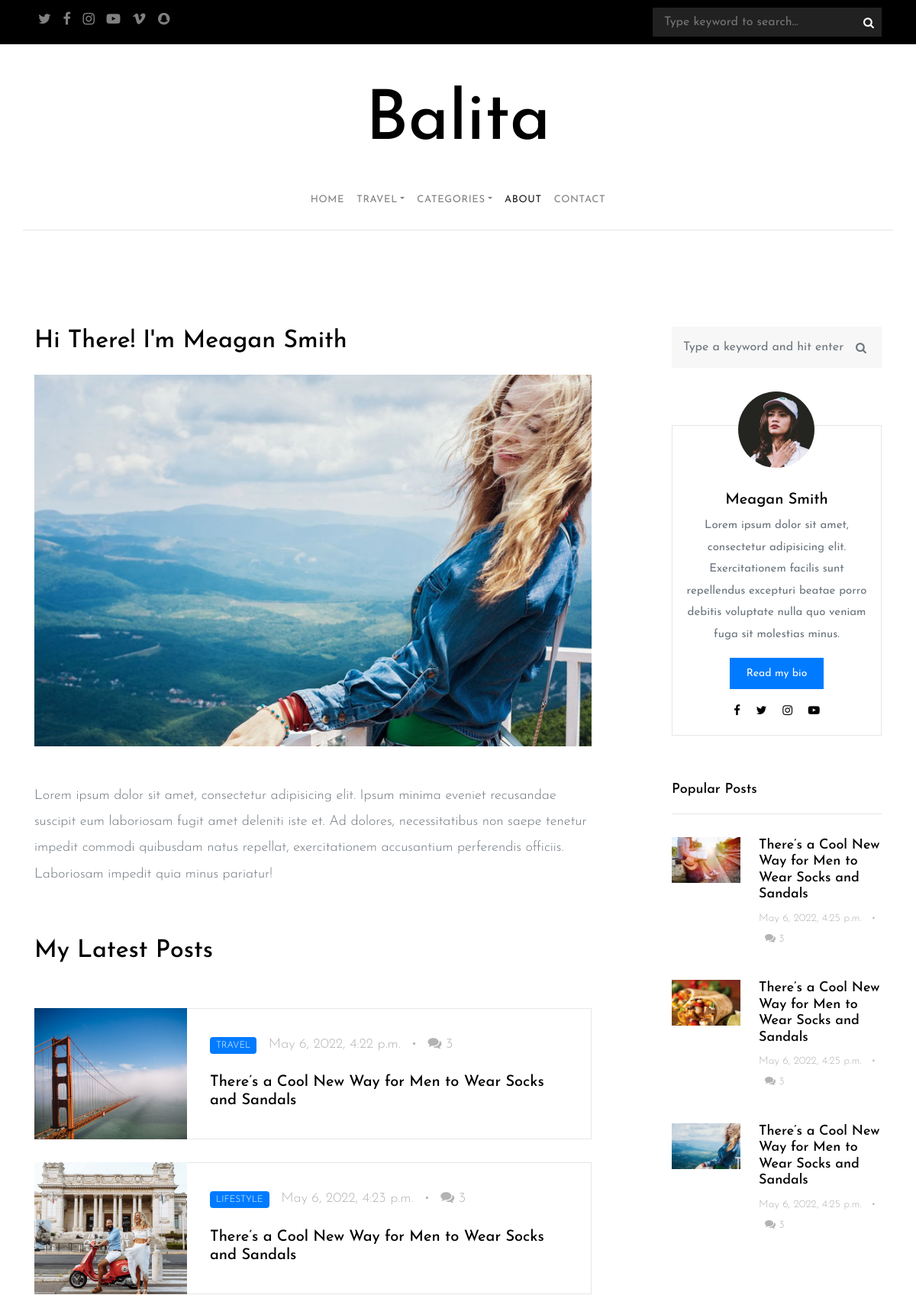
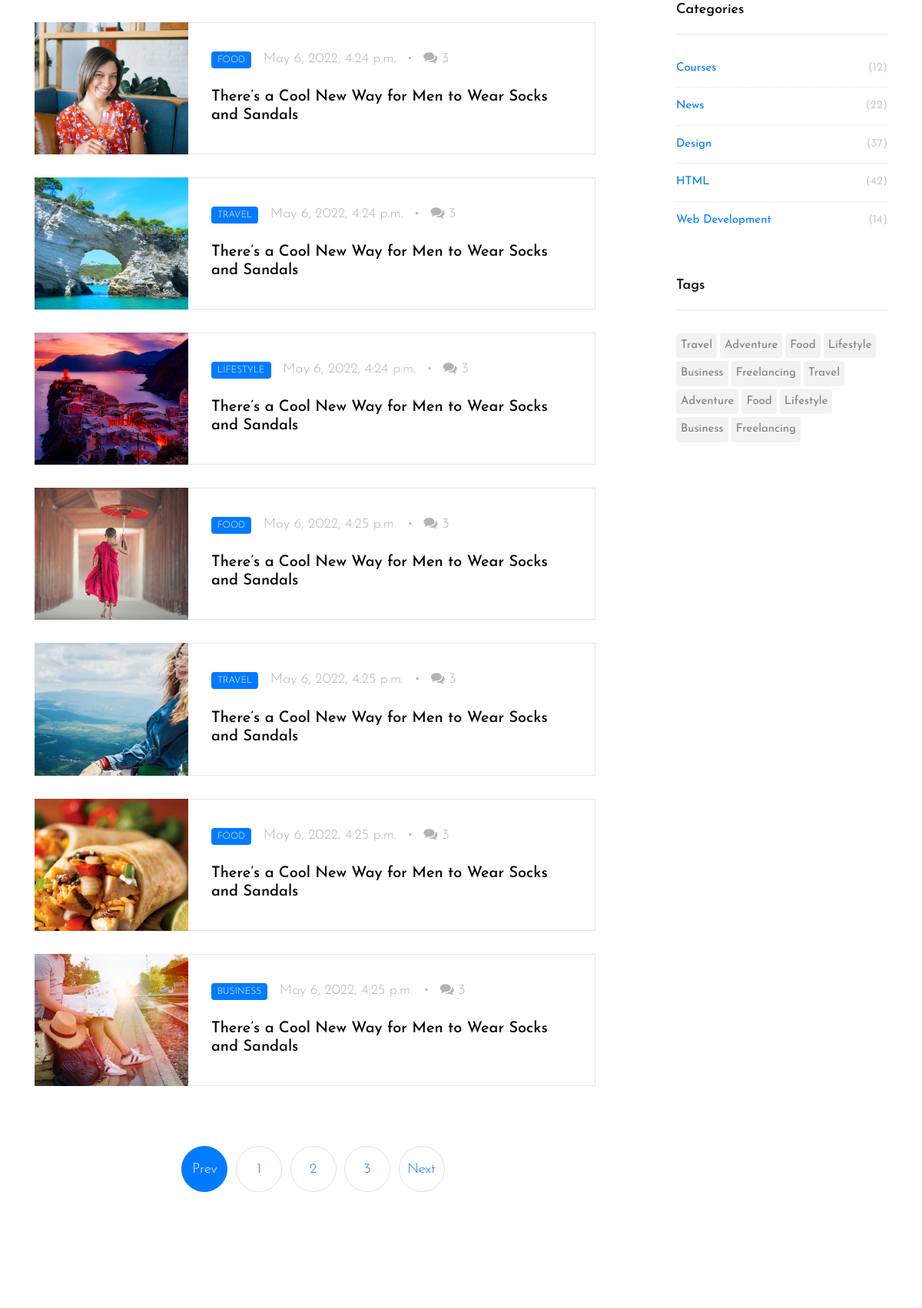
The page /about/ (upper part) on the database its author committed (2 pictures, top to bottom).
### about/models.py (models this page shows)
class About(models.Model):
    name = models.CharField(max_length=221)
    image = models.ImageField(upload_to='about')
    content = models.TextField()

class LatestPosts(models.Model):
    title = models.CharField(max_length=221)
    slug = models.SlugField()
    image = models.ImageField(upload_to='posts')
    category = models.ForeignKey(Category, on_delete=models.CASCADE)
    updated_at = models.DateTimeField(auto_now=True)
    created_at = models.DateTimeField(auto_now_add=True)

class Category(models.Model):
    category = models.CharField(max_length=221)
    def __str__(self):
        return self.category

### about/views.py (the view)
# urls.py: path('', about_view, name='about')
def about_view(request):
    users = About.objects.all()
    posts = LatestPosts.objects.all()
    populars = LatestPosts.objects.order_by('-id')[:3]
    context = {
        'users': users,
        'posts': posts,
        'populars': populars,
    }
    return render(request, 'about/index.html', context)

### templates/about/index.html (shortened to what this page needs)
{% extends 'base.html' %}
{% load static %}
{% block content %}
    <header role="banner">
    <div class="top-bar">
        <div class="container">
            <div class="row">
                <div class="col-9 social">
                    <a href="#"><span class="fa fa-twitter"></span></a>
                    <a href="#"><span class="fa fa-facebook"></span></a>
                    <a href="#"><span class="fa fa-instagram"></span></a>
                    <a href="#"><span class="fa fa-youtube-play"></span></a>
                    <a href="#"><span class="fa fa-vimeo"></span></a>
                    <a href="#"><span class="fa fa-snapchat"></span></a>
                </div>
                <div class="col-3 search-top">
                    <form action="#" class="search-top-form">
                        <span class="icon fa fa-search"></span>
                        <input type="text" id="s" placeholder="Type keyword to search...">
                    </form>
                </div>
            </div>
        </div>
    </div>
    <div class="container logo-wrap">
        <div class="row pt-5">
            <div class="col-12 text-center">
                <h1 class="site-logo"><a href="/">Balita</a></h1>
            </div>
        </div>
    </div>
    <nav class="navbar navbar-expand-md  navbar-light bg-light">
        <div class="container">
            <div class="collapse navbar-collapse" id="navbarMenu">
                <ul class="navbar-nav mx-auto">
                    <li class="nav-item">
                        <a class="nav-link" href="/">Home</a>
                    </li>
                    <li class="nav-item dropdown">
                        <a class="nav-link dropdown-toggle" href="category.html" id="dropdown04" data-toggle="dropdown"
                           aria-haspopup="true" aria-expanded="false">Travel</a>
                    </li>
                    <li class="nav-item dropdown">
                        <a class="nav-link dropdown-toggle" href="category.html" id="dropdown05" data-toggle="dropdown"
                           aria-haspopup="true" aria-expanded="false">Categories</a>
                    </li>
                    <li class="nav-item">
                        <a class="nav-link active" href="/about/">About</a>
                    </li>
                    <li class="nav-item">
                        <a class="nav-link" href="/contact/">Contact</a>
                    </li>
                </ul>
            </div>
        </div>
    </nav>
</header>
    <section class="site-section">
    <div class="container">
        <div class="row blog-entries">
            <div class="col-md-12 col-lg-8 main-content">
                {% for user in users %}
                <div class="row">
                        <div class="col-md-12">
                        <h2 class="mb-4">Hi There! I'm {{ user.name }}</h2>
                        <p class="mb-5"><img src="{{ user.image.url }}" alt="Image placeholder" class="img-fluid"></p>
                        <p>{{ user.content }}</p>
                        </div>
                </div>
                {% endfor %}
                <div class="row mb-5 mt-5">
                    <div class="col-md-12 mb-5">
                        <h2>My Latest Posts</h2>
                    </div>
                    <div class="col-md-12">
                        {% for post in posts %}
                            <div class="post-entry-horzontal">
                            <a href="{% url 'detail' post.slug %}">
                                <div class="image"
                                     style="background-image:url({{ post.image.url }})"></div>
                                <span class="text">
<div class="post-meta">
<span class="category">{{ post.category }}</span>
<span class="mr-2">{{ post.created_at }}</span> &bullet;
<span class="ml-2"><span class="fa fa-comments"></span> 3</span>
</div>
<h2>{{ post.title }}</h2>
</span>
                            </a>
                        </div>
                        {% endfor %}
                    </div>
                </div>
                <div class="row">
                    <div class="col-md-12 text-center">
                        <nav aria-label="Page navigation" class="text-center">
                            <ul class="pagination">
                                <li class="page-item  active"><a class="page-link" href="#">Prev</a></li>
                                <li class="page-item"><a class="page-link" href="#">1</a></li>
                                <li class="page-item"><a class="page-link" href="#">2</a></li>
                                <li class="page-item"><a class="page-link" href="#">3</a></li>
                                <li class="page-item"><a class="page-link" href="#">Next</a></li>
                            </ul>
                        </nav>
                    </div>
                </div>
            </div>
            <div class="col-md-12 col-lg-4 sidebar">
                <div class="sidebar-box search-form-wrap">
                    <form action="#" class="search-form">
                        <div class="form-group">
                            <span class="icon fa fa-search"></span>
                            <input type="text" class="form-control" id="s" placeholder="Type a keyword and hit enter">
                        </div>
                    </form>
                </div>
                <div class="sidebar-box">
                    <div class="bio text-center">
                        <img src="{% static 'images/xperson_1.jpg.pagespeed.ic.n01-szf7gg.jpg' %}" alt="Image Placeholder"
                             class="img-fluid">
                        <div class="bio-body">
                            <h2>Meagan Smith</h2>
                            <p>Lorem ipsum dolor sit amet, consectetur adipisicing elit. Exercitationem facilis sunt
                                repellendus excepturi beatae porro debitis voluptate nulla quo veniam fuga sit molestias
                                minus.</p>
                            <p><a href="#" class="btn btn-primary btn-sm">Read my bio</a></p>
                            <p class="social">
                                <a href="#" class="p-2"><span class="fa fa-facebook"></span></a>
                                <a href="#" class="p-2"><span class="fa fa-twitter"></span></a>
                                <a href="#" class="p-2"><span class="fa fa-instagram"></span></a>
                                <a href="#" class="p-2"><span class="fa fa-youtube-play"></span></a>
                            </p>
                        </div>
                    </div>
                </div>
                <div class="sidebar-box">
                    <h3 class="heading">Popular Posts</h3>
                    <div class="post-entry-sidebar">
                        <ul>
                            {% for popular in populars %}
                                <li>
                                <a href="{% url 'detail' popular.slug %}">
                                    <img src="{{ popular.image.url }}" alt="Image placeholder"
                                         class="mr-4">
                                    <div class="text">
                                        <h4>{{ popular.title }}</h4>
                                        <div class="post-meta">
                                            <span class="mr-2">{{ popular.created_at }}</span> &bullet;
                                            <span class="ml-2"><span class="fa fa-comments"></span> 3</span>
                                        </div>
                                    </div>
                                </a>
                            </li>
                            {% endfor %}
                        </ul>
                    </div>
                </div>
                <div class="sidebar-box">
                    <h3 class="heading">Categories</h3>
                    <ul class="categories">
                        <li><a href="#">Courses <span>(12)</span></a></li>
                        <li><a href="#">News <span>(22)</span></a></li>
                        <li><a href="#">Design <span>(37)</span></a></li>
                        <li><a href="#">HTML <span>(42)</span></a></li>
                        <li><a href="#">Web Development <span>(14)</span></a></li>
                    </ul>
                </div>
                <div class="sidebar-box">
                    <h3 class="heading">Tags</h3>
                    <ul class="tags">
                        <li><a href="#">Travel</a></li>
                        <li><a href="#">Adventure</a></li>
                        <li><a href="#">Food</a></li>
                        <li><a href="#">Lifestyle</a></li>
                        <li><a href="#">Business</a></li>
                        <li><a href="#">Freelancing</a></li>
                        <li><a href="#">Travel</a></li>
                        <li><a href="#">Adventure</a></li>
                        <li><a href="#">Food</a></li>
                        <li><a href="#">Lifestyle</a></li>
                        <li><a href="#">Business</a></li>
                        <li><a href="#">Freelancing</a></li>
                    </ul>
                </div>
            </div>
        </div>
    </div>
</section>
{% endblock %}

### templates/base.html (shortened to what this page needs)
{% load static %}
<!doctype html>
<html lang="en">
<head>
    <link rel="stylesheet"
          href="{% static 'css/css,_bootstrap.css+css,_animate.css+css,_owl.carousel.min.css+fonts,_ionicons,_css,_ionicons.min.css+fonts,_fontawesome,_css,_font-awesome.min.css+fonts,_flaticon,_font.css' %}"/>
</head>
<body>
{% block content %}
{% endblock %}
</body>
</html>

### templates/footer.html (shortened to what this page needs)
{% load static %}

### rows shown on the page
About: name "Meagan Smith", image (picture), content "Lorem ipsum dolor sit amet, consectetur adipisicing elit. Ipsum minima eveniet recusandae suscipit eum laboriosam fugit amet deleniti iste et. Ad dolores, necessitatibus non saepe tenetur impedit commodi quibusdam natus repellat, exercitationem accusantium perferendis officiis. Laboriosam impedit quia minus pariatur!"
LatestPosts: image (picture), category "TRAVEL", created_at "May 6, 2022, 4:22 p.m.", title "There’s a Cool New Way for Men to Wear Socks and Sandals"
LatestPosts: image (picture), category "LIFESTYLE", created_at "May 6, 2022, 4:23 p.m.", title "There’s a Cool New Way for Men to Wear Socks and Sandals"
LatestPosts: image (picture), category "FOOD", created_at "May 6, 2022, 4:24 p.m.", title "There’s a Cool New Way for Men to Wear Socks and Sandals"
LatestPosts: image (picture), category "TRAVEL", created_at "May 6, 2022, 4:24 p.m.", title "There’s a Cool New Way for Men to Wear Socks and Sandals"
LatestPosts: image (picture), category "LIFESTYLE", created_at "May 6, 2022, 4:24 p.m.", title "There’s a Cool New Way for Men to Wear Socks and Sandals"
LatestPosts: image (picture), category "FOOD", created_at "May 6, 2022, 4:25 p.m.", title "There’s a Cool New Way for Men to Wear Socks and Sandals"
LatestPosts: image (picture), category "TRAVEL", created_at "May 6, 2022, 4:25 p.m.", title "There’s a Cool New Way for Men to Wear Socks and Sandals"
LatestPosts: image (picture), category "FOOD", created_at "May 6, 2022, 4:25 p.m.", title "There’s a Cool New Way for Men to Wear Socks and Sandals"
LatestPosts: image (picture), category "BUSINESS", created_at "May 6, 2022, 4:25 p.m.", title "There’s a Cool New Way for Men to Wear Socks and Sandals"
